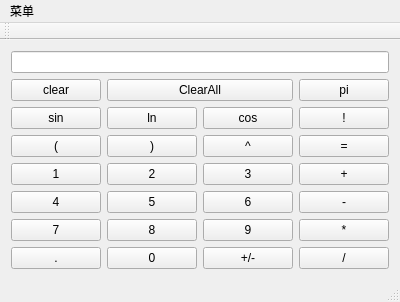
<?xml version="1.0" encoding="UTF-8"?>
<ui version="4.0">
 <class>MainWindow</class>
 <widget class="QMainWindow" name="MainWindow">
  <property name="geometry">
   <rect>
    <x>0</x>
    <y>0</y>
    <width>400</width>
    <height>300</height>
   </rect>
  </property>
  <property name="windowTitle">
   <string>Calculator_0827</string>
  </property>
  <widget class="QWidget" name="centralWidget">
   <layout class="QGridLayout" name="gridLayout">
    <item row="7" column="2">
     <widget class="QPushButton" name="digitBtn9">
      <property name="text">
       <string>9</string>
      </property>
     </widget>
    </item>
    <item row="7" column="3">
     <widget class="QPushButton" name="multiplicationBtn">
      <property name="text">
       <string>*</string>
      </property>
     </widget>
    </item>
    <item row="8" column="0">
     <widget class="QPushButton" name="pointBtn">
      <property name="text">
       <string>.</string>
      </property>
     </widget>
    </item>
    <item row="7" column="0">
     <widget class="QPushButton" name="digitBtn7">
      <property name="text">
       <string>7</string>
      </property>
     </widget>
    </item>
    <item row="7" column="1">
     <widget class="QPushButton" name="digitBtn8">
      <property name="text">
       <string>8</string>
      </property>
     </widget>
    </item>
    <item row="6" column="1">
     <widget class="QPushButton" name="digitBtn5">
      <property name="text">
       <string>5</string>
      </property>
     </widget>
    </item>
    <item row="6" column="2">
     <widget class="QPushButton" name="digitBtn6">
      <property name="text">
       <string>6</string>
      </property>
     </widget>
    </item>
    <item row="6" column="3">
     <widget class="QPushButton" name="substactionBtn">
      <property name="text">
       <string>-</string>
      </property>
     </widget>
    </item>
    <item row="4" column="2">
     <widget class="QPushButton" name="powBtn">
      <property name="text">
       <string>^</string>
      </property>
     </widget>
    </item>
    <item row="5" column="0">
     <widget class="QPushButton" name="digitBtn1">
      <property name="text">
       <string>1</string>
      </property>
     </widget>
    </item>
    <item row="5" column="1">
     <widget class="QPushButton" name="digitBtn2">
      <property name="text">
       <string>2</string>
      </property>
     </widget>
    </item>
    <item row="6" column="0">
     <widget class="QPushButton" name="digitBtn4">
      <property name="text">
       <string>4</string>
      </property>
     </widget>
    </item>
    <item row="4" column="0">
     <widget class="QPushButton" name="leftBracketBtn">
      <property name="text">
       <string>(</string>
      </property>
     </widget>
    </item>
    <item row="4" column="3">
     <widget class="QPushButton" name="equalBtn">
      <property name="text">
       <string>=</string>
      </property>
     </widget>
    </item>
    <item row="5" column="2">
     <widget class="QPushButton" name="digitBtn3">
      <property name="text">
       <string>3</string>
      </property>
     </widget>
    </item>
    <item row="5" column="3">
     <widget class="QPushButton" name="addBtn">
      <property name="text">
       <string>+</string>
      </property>
     </widget>
    </item>
    <item row="4" column="1">
     <widget class="QPushButton" name="rightBracketBtn">
      <property name="text">
       <string>)</string>
      </property>
     </widget>
    </item>
    <item row="8" column="3">
     <widget class="QPushButton" name="divisionBtn">
      <property name="text">
       <string>/</string>
      </property>
     </widget>
    </item>
    <item row="8" column="1">
     <widget class="QPushButton" name="digitBtn0">
      <property name="text">
       <string>0</string>
      </property>
     </widget>
    </item>
    <item row="8" column="2">
     <widget class="QPushButton" name="signBtn">
      <property name="text">
       <string>+/-</string>
      </property>
     </widget>
    </item>
    <item row="3" column="0">
     <widget class="QPushButton" name="sinBtn">
      <property name="text">
       <string>sin</string>
      </property>
     </widget>
    </item>
    <item row="0" column="0" colspan="4">
     <widget class="QLineEdit" name="lineEdit">
      <property name="layoutDirection">
       <enum>Qt::LeftToRight</enum>
      </property>
      <property name="alignment">
       <set>Qt::AlignRight|Qt::AlignTrailing|Qt::AlignVCenter</set>
      </property>
      <property name="readOnly">
       <bool>true</bool>
      </property>
     </widget>
    </item>
    <item row="3" column="1">
     <widget class="QPushButton" name="lnBtn">
      <property name="text">
       <string>ln</string>
      </property>
     </widget>
    </item>
    <item row="3" column="2">
     <widget class="QPushButton" name="cosBtn">
      <property name="text">
       <string>cos</string>
      </property>
     </widget>
    </item>
    <item row="3" column="3">
     <widget class="QPushButton" name="facBtn">
      <property name="text">
       <string>!</string>
      </property>
     </widget>
    </item>
    <item row="2" column="0">
     <widget class="QPushButton" name="clearBtn">
      <property name="text">
       <string>clear</string>
      </property>
     </widget>
    </item>
    <item row="2" column="1" colspan="2">
     <widget class="QPushButton" name="ClearAllBtn">
      <property name="text">
       <string>ClearAll</string>
      </property>
     </widget>
    </item>
    <item row="2" column="3">
     <widget class="QPushButton" name="piBtn">
      <property name="text">
       <string>pi</string>
      </property>
     </widget>
    </item>
   </layout>
  </widget>
  <widget class="QMenuBar" name="menuBar">
   <property name="geometry">
    <rect>
     <x>0</x>
     <y>0</y>
     <width>400</width>
     <height>21</height>
    </rect>
   </property>
   <widget class="QMenu" name="menu">
    <property name="title">
     <string>菜单</string>
    </property>
    <addaction name="action"/>
   </widget>
   <addaction name="menu"/>
  </widget>
  <widget class="QToolBar" name="mainToolBar">
   <attribute name="toolBarArea">
    <enum>TopToolBarArea</enum>
   </attribute>
   <attribute name="toolBarBreak">
    <bool>false</bool>
   </attribute>
  </widget>
  <widget class="QStatusBar" name="statusBar"/>
  <action name="action">
   <property name="text">
    <string>粘贴&amp;V</string>
   </property>
  </action>
 </widget>
 <layoutdefault spacing="6" margin="11"/>
 <resources/>
 <connections/>
</ui>
